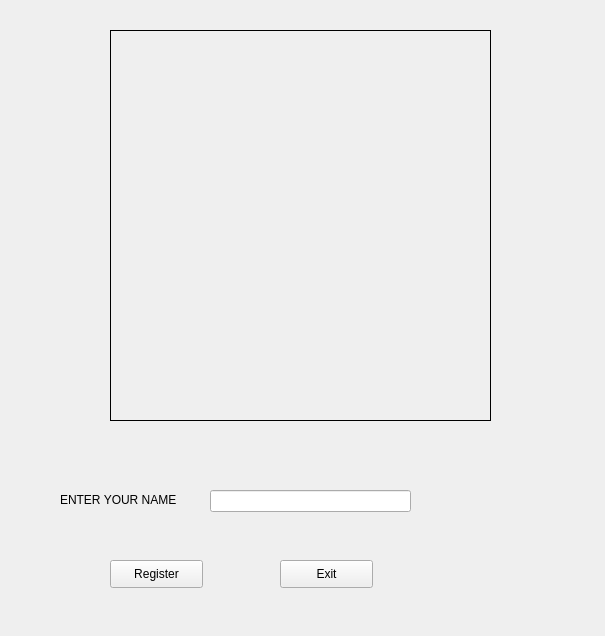
<?xml version="1.0" encoding="UTF-8"?>
<ui version="4.0">
 <class>Form</class>
 <widget class="QWidget" name="Form">
  <property name="geometry">
   <rect>
    <x>0</x>
    <y>0</y>
    <width>605</width>
    <height>636</height>
   </rect>
  </property>
  <property name="windowTitle">
   <string>Form</string>
  </property>
  <widget class="QLabel" name="imgLabel">
   <property name="geometry">
    <rect>
     <x>110</x>
     <y>30</y>
     <width>381</width>
     <height>391</height>
    </rect>
   </property>
   <property name="autoFillBackground">
    <bool>false</bool>
   </property>
   <property name="frameShape">
    <enum>QFrame::Box</enum>
   </property>
   <property name="text">
    <string/>
   </property>
  </widget>
  <widget class="QPushButton" name="pushButton">
   <property name="geometry">
    <rect>
     <x>280</x>
     <y>560</y>
     <width>93</width>
     <height>28</height>
    </rect>
   </property>
   <property name="text">
    <string>Exit</string>
   </property>
  </widget>
  <widget class="QPushButton" name="pushButton_2">
   <property name="geometry">
    <rect>
     <x>110</x>
     <y>560</y>
     <width>93</width>
     <height>28</height>
    </rect>
   </property>
   <property name="text">
    <string>Register</string>
   </property>
  </widget>
  <widget class="QLabel" name="label">
   <property name="geometry">
    <rect>
     <x>60</x>
     <y>490</y>
     <width>131</width>
     <height>20</height>
    </rect>
   </property>
   <property name="text">
    <string>ENTER YOUR NAME</string>
   </property>
  </widget>
  <widget class="QLineEdit" name="lineEdit">
   <property name="geometry">
    <rect>
     <x>210</x>
     <y>490</y>
     <width>201</width>
     <height>22</height>
    </rect>
   </property>
  </widget>
 </widget>
 <resources/>
 <connections>
  <connection>
   <sender>pushButton</sender>
   <signal>clicked()</signal>
   <receiver>Form</receiver>
   <slot>close()</slot>
   <hints>
    <hint type="sourcelabel">
     <x>413</x>
     <y>543</y>
    </hint>
    <hint type="destinationlabel">
     <x>644</x>
     <y>650</y>
    </hint>
   </hints>
  </connection>
 </connections>
</ui>
